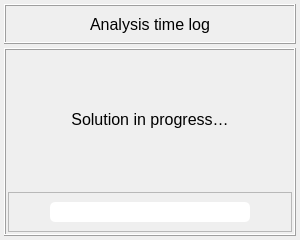
<?xml version="1.0" encoding="UTF-8"?>
<ui version="4.0">
 <class>Dialog</class>
 <widget class="QDialog" name="Dialog">
  <property name="windowModality">
   <enum>Qt::NonModal</enum>
  </property>
  <property name="geometry">
   <rect>
    <x>0</x>
    <y>0</y>
    <width>300</width>
    <height>240</height>
   </rect>
  </property>
  <property name="sizePolicy">
   <sizepolicy hsizetype="Fixed" vsizetype="Fixed">
    <horstretch>0</horstretch>
    <verstretch>0</verstretch>
   </sizepolicy>
  </property>
  <property name="minimumSize">
   <size>
    <width>300</width>
    <height>240</height>
   </size>
  </property>
  <property name="maximumSize">
   <size>
    <width>600</width>
    <height>450</height>
   </size>
  </property>
  <property name="contextMenuPolicy">
   <enum>Qt::DefaultContextMenu</enum>
  </property>
  <property name="windowTitle">
   <string>Run analysis</string>
  </property>
  <property name="windowIcon">
   <iconset>
    <normaloff>../../../../../../Downloads/load - Copia.png</normaloff>../../../../../../Downloads/load - Copia.png</iconset>
  </property>
  <property name="whatsThis">
   <string/>
  </property>
  <property name="sizeGripEnabled">
   <bool>false</bool>
  </property>
  <property name="modal">
   <bool>false</bool>
  </property>
  <layout class="QGridLayout" name="gridLayout_3">
   <property name="leftMargin">
    <number>4</number>
   </property>
   <property name="topMargin">
    <number>4</number>
   </property>
   <property name="rightMargin">
    <number>4</number>
   </property>
   <property name="bottomMargin">
    <number>4</number>
   </property>
   <property name="spacing">
    <number>4</number>
   </property>
   <item row="0" column="0">
    <widget class="QFrame" name="frame_title">
     <property name="minimumSize">
      <size>
       <width>0</width>
       <height>40</height>
      </size>
     </property>
     <property name="maximumSize">
      <size>
       <width>600</width>
       <height>40</height>
      </size>
     </property>
     <property name="frameShape">
      <enum>QFrame::Box</enum>
     </property>
     <property name="frameShadow">
      <enum>QFrame::Raised</enum>
     </property>
     <property name="lineWidth">
      <number>1</number>
     </property>
     <layout class="QGridLayout" name="gridLayout">
      <property name="leftMargin">
       <number>2</number>
      </property>
      <property name="topMargin">
       <number>2</number>
      </property>
      <property name="rightMargin">
       <number>2</number>
      </property>
      <property name="bottomMargin">
       <number>2</number>
      </property>
      <item row="0" column="0">
       <widget class="QLabel" name="label_title">
        <property name="font">
         <font>
          <family>MS Shell Dlg 2</family>
          <pointsize>12</pointsize>
          <weight>50</weight>
          <italic>false</italic>
          <bold>false</bold>
         </font>
        </property>
        <property name="text">
         <string>Analysis time log</string>
        </property>
        <property name="textFormat">
         <enum>Qt::AutoText</enum>
        </property>
        <property name="alignment">
         <set>Qt::AlignCenter</set>
        </property>
       </widget>
      </item>
     </layout>
    </widget>
   </item>
   <item row="1" column="0">
    <widget class="QFrame" name="frame_message">
     <property name="minimumSize">
      <size>
       <width>0</width>
       <height>0</height>
      </size>
     </property>
     <property name="maximumSize">
      <size>
       <width>600</width>
       <height>400</height>
      </size>
     </property>
     <property name="frameShape">
      <enum>QFrame::Box</enum>
     </property>
     <property name="frameShadow">
      <enum>QFrame::Raised</enum>
     </property>
     <layout class="QGridLayout" name="gridLayout_2">
      <property name="leftMargin">
       <number>2</number>
      </property>
      <property name="topMargin">
       <number>2</number>
      </property>
      <property name="rightMargin">
       <number>2</number>
      </property>
      <property name="bottomMargin">
       <number>2</number>
      </property>
      <item row="0" column="0">
       <widget class="QLabel" name="label_message">
        <property name="font">
         <font>
          <family>MS Shell Dlg 2</family>
          <pointsize>12</pointsize>
          <weight>50</weight>
          <italic>false</italic>
          <bold>false</bold>
         </font>
        </property>
        <property name="styleSheet">
         <string notr="true"/>
        </property>
        <property name="text">
         <string>Solution in progress…</string>
        </property>
        <property name="alignment">
         <set>Qt::AlignCenter</set>
        </property>
        <property name="wordWrap">
         <bool>true</bool>
        </property>
        <property name="margin">
         <number>6</number>
        </property>
       </widget>
      </item>
      <item row="1" column="0">
       <widget class="QFrame" name="frame_progress_bar">
        <property name="maximumSize">
         <size>
          <width>16777215</width>
          <height>40</height>
         </size>
        </property>
        <property name="frameShape">
         <enum>QFrame::StyledPanel</enum>
        </property>
        <property name="frameShadow">
         <enum>QFrame::Raised</enum>
        </property>
        <layout class="QGridLayout" name="gridLayout_4">
         <item row="0" column="0">
          <widget class="QProgressBar" name="progress_bar_timer">
           <property name="maximumSize">
            <size>
             <width>200</width>
             <height>16777215</height>
            </size>
           </property>
           <property name="styleSheet">
            <string notr="true">QProgressBar { border-radius: 5px;  background-color: rgba(255,255,255,255);}

 QProgressBar::chunk {border-radius: 6px;   background-color:  rgba(20,150,255,255);   width: 10px; }</string>
           </property>
           <property name="value">
            <number>0</number>
           </property>
           <property name="textVisible">
            <bool>false</bool>
           </property>
          </widget>
         </item>
        </layout>
       </widget>
      </item>
     </layout>
    </widget>
   </item>
  </layout>
 </widget>
 <resources/>
 <connections/>
</ui>
